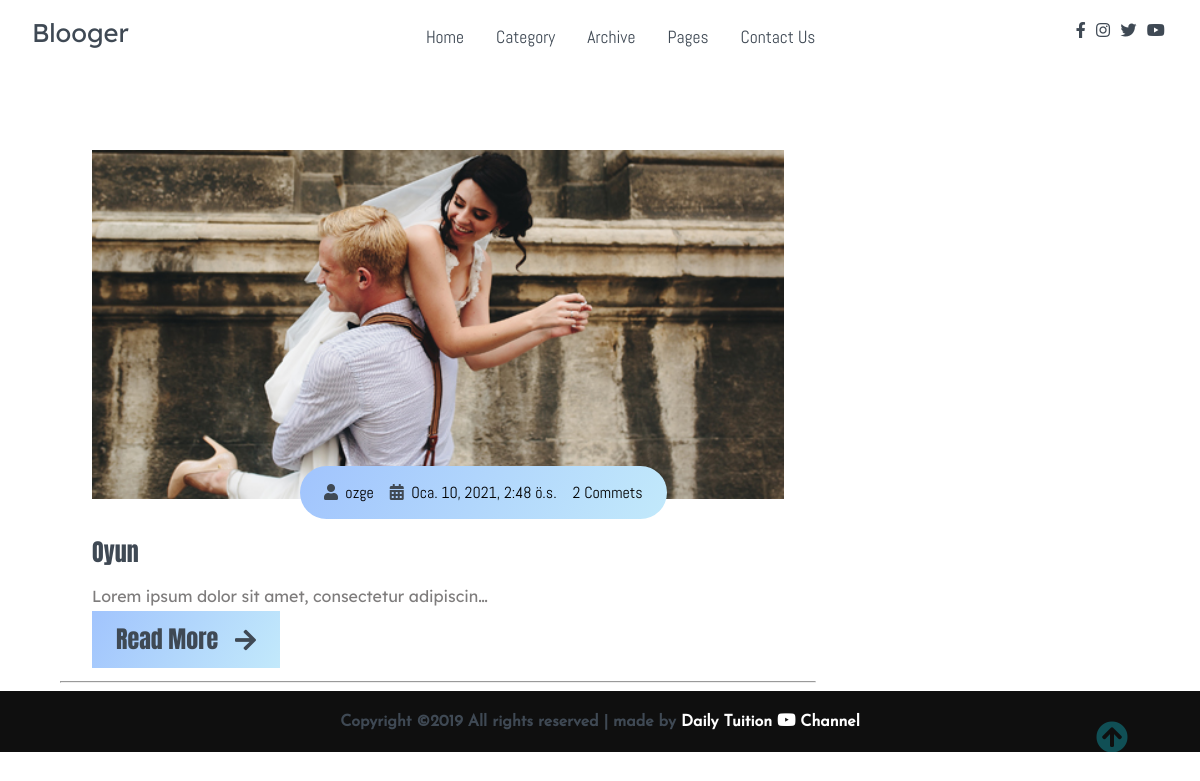
Screenshot of /cat/oyun with the database file from the repository.
### blog/models.py (models this page shows, shortened)
class Post(models.Model):
    category = models.ForeignKey(Category,on_delete=models.CASCADE)
    user = models.ForeignKey('auth.User', related_name='post', on_delete=models.CASCADE)
    title = models.CharField(max_length=120, verbose_name='Başlık')
    content = models.TextField(verbose_name='İçerik')
    publishing_date =models.DateTimeField(verbose_name='Yayınlanma Tarihi', auto_now_add=True)
    image = models.ImageField(null=True, blank=True, upload_to='post')
    slug = models.SlugField(editable=False, unique=True)
    read = models.IntegerField(default = 0) #popüler post için
    def get_absolute_url(self):
        return reverse('detail', kwargs={'slug': self.slug})
    class Meta:
        ordering  = ['-publishing_date', 'id']

### blog/views.py (the view)
# urls.py: path('cat/<slug:category_slug>', category_show, name='category_show'),
def category_show(request, category_slug):
    context = dict()
    context['category'] = get_object_or_404(
        Category, slug=category_slug,
    )
    context['items'] = Post.objects.filter(
        category=context['category'],
    )
    return render(request, 'category_show.html', context)

### templates/category_show.html
{% extends 'base.html' %}
{% load static %}
{% block content %}
    <main>
        <br><br><br>
        <section class="container">
            <div class="site-content">
                <div class="posts">
                   {% for post in items %}
                    <div class="post-content" data-aos="zoom-in" data-aos-delay="200">
                        <div class="post-image">
                            <div>
                                <img src="{{ post.image.url }}" class="img" alt="blog1">
                            </div>
                            <div class="post-info flex-row">
                                <span><i class="fas fa-user text-gray"></i>&nbsp;&nbsp;{{post.user}}</span>
                                <span><i class="fas fa-calendar-alt text-gray"></i>&nbsp;&nbsp;{{post.publishing_date}}</span>
                                <span>2 Commets</span>
                            </div>
                        </div>
                        <div class="post-title">
                            <a href="#">{{post.title}}</a>
                            <p>{{post.content|truncatechars:50}}
                            </p>
                            <a href="{{post.get_absolute_url}}" class="btn post-btn">Read More &nbsp; <i class="fas fa-arrow-right"></i></a>
                        </div>
                    </div>
                    <hr>
                   {% endfor %}
                </div>
            </div>
        </section>
    </main>
 {% endblock %}

### static/css/all.css (style rules this page uses)
.fa, .fas, .far, .fal, .fad, .fab { -moz-osx-font-smoothing: grayscale; -webkit-font-smoothing: antialiased; display: inline-block; font-style: normal; font-variant: normal; text-rendering: auto; line-height: 1; }
.fa-arrow-right:before { content: "\f061"; }
.fa-calendar-alt:before { content: "\f073"; }
.fa-user:before { content: "\f007"; }
.fa, .fas { font-family: 'Font Awesome 5 Free'; font-weight: 900; }

### static/css/Style.css (style rules this page uses)
html, body { margin: 0%; box-sizing: border-box; overflow-x: hidden; }
:root { --text-gray: #3f4954; --text-light : #686666da; --bg-color: #0f0f0f; --white: #ffffff; --midnight: #104f55; --sky: linear-gradient(120deg, #a1c4fd 0%, #c2e9fb 100%); --Abel: 'Abel', cursive; --Anton: 'Anton', cursive; --Josefin : 'Josefin', cursive; --Lexend: 'Lexend', cursive; --Livvic : 'Livvic', cursive; }
a { text-decoration: none; color: var(--text-gray); }
.flex-row { display: flex; flex-direction: row; flex-wrap: wrap; }
span { font-family: var(--Abel); }
.container { margin: 0 5vw; }
.text-gray { color: var(--text-gray); }
p { font-family: var(--Lexend); color: var(--text-light); }
main .site-content { display: grid; grid-template-columns: 70% 30%; }
main .post-content { width: 100%; }
main .site-content .post-content > .post-image, .post-title { padding: 1rem 2rem; position: relative; }
main .site-content .post-content > .post-image .post-info { background: var(--sky); padding: 1rem; position: absolute; bottom: 0%; left: 20vw; border-radius: 3rem; }
main .site-content .post-content > .post-image > div { overflow: hidden; }
main .site-content .post-content > .post-image .img { width: 100%; transition: all 1s ease; }
main .site-content .post-content > .post-image .post-info span { margin: 0 .5rem; }
main .post-content .post-title a { font-family: var(--Anton); font-size: 1.5rem; }
.site-content .post-content .post-title .post-btn { border-radius: 0; padding: .7rem 1.5rem; background: var(--sky); }

### rows the page displays
Post: image (picture), user "ozge", publishing_date "Oca. 10, 2021, 2:48 ö.s.", title "Oyun", content "Lorem ipsum dolor sit amet, consectetur adipiscin…"
